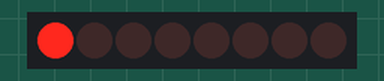
A program run on a simulated ESP8266 (Wemos D1 mini). Parts: 8 shift-register outputs drawn as a row of LEDs (first output left, lit = HIGH). Wiring (inferred from the names in the program): shift register (74HC595): data D6; shift clock D7; latch D8. Wiring (inferred from the signals the program sends): row of LEDs: on Q0, Q1, Q2, Q3, Q4, Q5, Q6, Q7.

Above: at 1.1 s.
At 5.1 s:
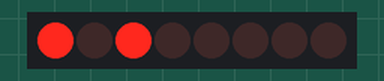
At 10.1 s:
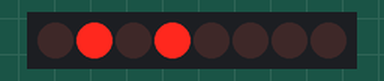
At 20.1 s:
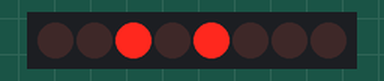
At 29.1 s:
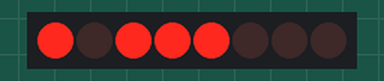
At 39.1 s:
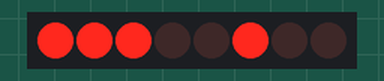
Timing chart, 0 to 40.0 s (numbered marks = the images above):
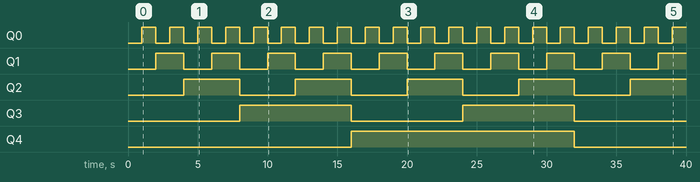

Measured:
- by itself, Q0: alternates HIGH for 1.0 s and LOW for 1.0 s
- by itself, Q1: alternates HIGH for 2.0 s and LOW for 2.0 s
- by itself, Q2: alternates HIGH for 4.0 s and LOW for 4.0 s
- by itself, Q3: alternates HIGH for 8.0 s and LOW for 8.0 s
- by itself, Q4: LOW → HIGH at 16.0 s, → LOW 16.0 s later

The program:

main.cpp
```cpp
#include <Arduino.h>

int latchPin = D8;
int clockPin = D7;
int dataPin = D6;

void setup()
{
  pinMode(latchPin, OUTPUT);
  pinMode(clockPin, OUTPUT);
  pinMode(dataPin, OUTPUT);
  randomSeed(analogRead(A0));
}

void loop()
{
  // for (int counter = 0; counter <= 16777215; counter++)
  // for (int counter = 0; counter <= 65535; counter++)
  for (int counter = 0; counter <= 255; counter++)
  {
    // take the latchPin low so
    // the LEDs don't change while you're sending in bits:
    digitalWrite(latchPin, LOW);
    // shift out the bits:
    // shiftOut(dataPin, clockPin, MSBFIRST, counter >> 16); // send bits X-Q
    // shiftOut(dataPin, clockPin, MSBFIRST, counter >> 8);
    shiftOut(dataPin, clockPin, MSBFIRST, counter);
    // take the latch pin high so the LEDs will light up:
    digitalWrite(latchPin, HIGH);
    // pause before next value:
    delay(1000);
  }
}
```
